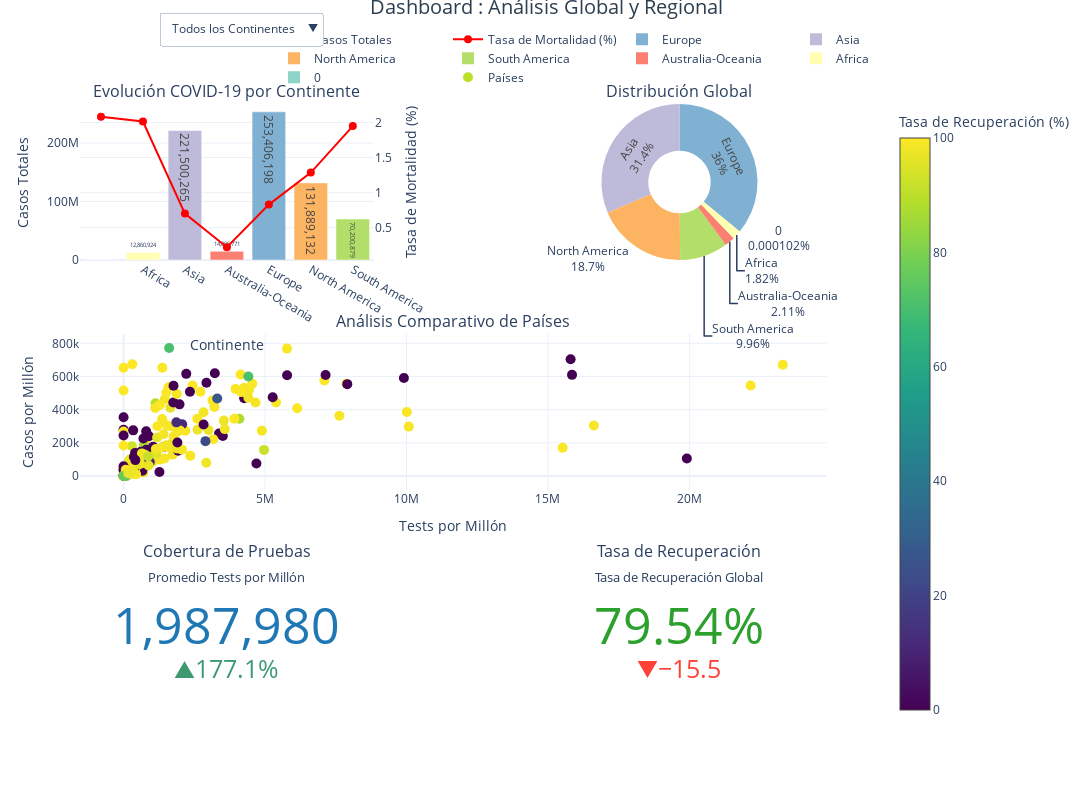

Source (notebook cell):
### Markdown cell above
# Dashboard COVID-19: Recuperación vs Mortalidad

## Descripción General
Dashboard interactivo que visualiza la relación entre casos recuperados y fallecimientos por COVID-19, con múltiples niveles de análisis.

## Visualizaciones Principales

### 1. Comparación de Recuperación y Mortalidad
- Gráfico de barras agrupadas
- Top 10 países con más casos
- Barras verdes: Casos recuperados
- Barras rojas: Fallecimientos
- Datos numéricos sobre cada barra

### 2. Distribución Global
- Gráfico circular (donut)
- Distribución porcentual por país
- Leyenda interactiva
- Colores distintivos por país

### 3. Análisis Comparativo
- Gráfico de dispersión
- Eje X: Casos recuperados
- Eje Y: Fallecimientos
- Escala de color: Casos por millón
- Etiquetas de países al pasar el cursor

## Uso del Dashboard

### Interacción
1. Selección de datos por país
2. Visualización de detalles al pasar el cursor
3. Filtrado por categorías
4. Zoom en áreas específicas

### Interpretación
- Comparación directa recuperados vs fallecimientos
- Tendencias por país
- Correlaciones entre variables
- Distribución porcentual de casos

## Datos Mostrados
- Casos recuperados totales
- Número de fallecimientos
- Casos por millón de habitantes
- Distribución por país
- Top 10 países más afectados

## Actualizaciones
- Datos actualizados diariamente
- Métricas calculadas en tiempo real
- Visualización dinámica de tendencias

### Code cell
def crear_dashboard_multinivel():
    # Create main figure with subplots
    fig = make_subplots(
        rows=3, cols=2,
        specs=[[{"secondary_y": True}, {"type": "domain"}],
               [{"colspan": 2}, None],
               [{"type": "indicator"}, {"type": "indicator"}]],
        subplot_titles=("Evolución COVID-19 por Continente", "Distribución Global",
                       "Análisis Comparativo de Países",
                       "Cobertura de Pruebas", "Tasa de Recuperación"),
        vertical_spacing=0.12
    )

    # Prepare aggregated data
    datos_continente = df.groupby('continent').agg({
        'cases': 'sum',
        'deaths': 'sum',
        'recovered': 'sum',
        'active': 'sum',
        'population': 'sum',
        'testsPerOneMillion': 'mean'
    }).reset_index()

    datos_continente['mortality_rate'] = (datos_continente['deaths'] / datos_continente['cases'] * 100)
    datos_continente['recovery_rate'] = (datos_continente['recovered'] / datos_continente['cases'] * 100)

    # Global View - Enhanced bar chart with mortality line
    fig.add_trace(
        go.Bar(
            name='Casos Totales',
            x=datos_continente['continent'],
            y=datos_continente['cases'],
            text=datos_continente['cases'].apply(lambda x: f'{x:,.0f}'),
            textposition='auto',
            marker_color=px.colors.qualitative.Set3,
            customdata=np.stack((
                datos_continente['deaths'],
                datos_continente['recovered'],
                datos_continente['active'],
                datos_continente['recovery_rate']
            ), axis=-1),
            hovertemplate=(
                "<b>%{x}</b><br>" +
                "Casos: %{y:,.0f}<br>" +
                "Muertes: %{customdata[0]:,.0f}<br>" +
                "Recuperados: %{customdata[1]:,.0f}<br>" +
                "Activos: %{customdata[2]:,.0f}<br>" +
                "Tasa de Recuperación: %{customdata[3]:.1f}%<br>" +
                "<extra></extra>"
            ),
            visible=True
        ),
        row=1, col=1
    )

    # Add mortality rate line
    fig.add_trace(
        go.Scatter(
            name='Tasa de Mortalidad (%)',
            x=datos_continente['continent'],
            y=datos_continente['mortality_rate'],
            mode='lines+markers',
            line=dict(color='red', width=2),
            marker=dict(size=8),
            visible=True
        ),
        secondary_y=True,
        row=1, col=1
    )

    # Add donut chart
    fig.add_trace(
        go.Pie(
            labels=datos_continente['continent'],
            values=datos_continente['cases'],
            hole=0.4,
            textinfo='label+percent',
            marker=dict(colors=px.colors.qualitative.Set3),
            visible=True
        ),
        row=1, col=2
    )

    # Enhanced scatter plot
    fig.add_trace(
        go.Scatter(
            name='Países',
            x=df['testsPerOneMillion'],
            y=df['casesPerOneMillion'],
            mode='markers',
            marker=dict(
                size=10,
                color=df['recovered'].div(df['cases']).multiply(100),
                colorscale='Viridis',
                showscale=True,
                colorbar=dict(title='Tasa de Recuperación (%)')
            ),
            text=df['country'],
            customdata=np.stack((
                df['deaths'],
                df['recovered'],
                df['active'],
                df['critical'],
                df['recovered'].div(df['cases']).multiply(100)
            ), axis=-1),
            hovertemplate=(
                "<b>%{text}</b><br>" +
                "Tests/Millón: %{x:,.0f}<br>" +
                "Casos/Millón: %{y:,.0f}<br>" +
                "Muertes: %{customdata[0]:,.0f}<br>" +
                "Recuperados: %{customdata[1]:,.0f}<br>" +
                "Activos: %{customdata[2]:,.0f}<br>" +
                "Críticos: %{customdata[3]:,.0f}<br>" +
                "Tasa de Recuperación: %{customdata[4]:.1f}%<br>" +
                "<extra></extra>"
            ),
            visible=True
        ),
        row=2, col=1
    )

    # Enhanced Indicators
    fig.add_trace(
        go.Indicator(
            mode="number+delta",
            value=df['testsPerOneMillion'].mean(),
            title={'text': "Promedio Tests por Millón"},
            delta={'reference': df['testsPerOneMillion'].median(),
                   'relative': True,
                   'valueformat': '.1%'},
            number={'font': {'size': 50, 'color': '#1f77b4'},
                    'valueformat': ",.0f"},
            visible=True
        ),
        row=3, col=1
    )

    fig.add_trace(
        go.Indicator(
            mode="number+delta",
            value=(df['recovered'].sum() / df['cases'].sum() * 100),
            title={'text': "Tasa de Recuperación Global"},
            number={'suffix': "%",
                    'font': {'size': 50, 'color': '#2ca02c'},
                    'valueformat': ".2f"},
            delta={'reference': 95,
                   'relative': False},
            visible=True
        ),
        row=3, col=2
    )

    # Add continent selector menu
    buttons = [dict(
        args=[{
            "x": [datos_continente['continent'], datos_continente['continent']],
            "y": [datos_continente['cases'], datos_continente['mortality_rate']],
            "visible": [True] * len(fig.data)
        }],
        label="Todos los Continentes",
        method="update"
    )]

    for continent in datos_continente['continent'].unique():
        continent_data = datos_continente[datos_continente['continent'] == continent]
        buttons.append(dict(
            args=[{
                "x": [[continent], [continent]],
                "y": [[continent_data['cases'].values[0]], [continent_data['mortality_rate'].values[0]]],
                "visible": [True] * len(fig.data)
            }],
            label=continent,
            method="update"
        ))

    # Update layout
    fig.update_layout(
        updatemenus=[{
            "buttons": buttons,
            "direction": "down",
            "showactive": True,
            "x": 0.1,
            "y": 1.15,
            "xanchor": "left",
            "yanchor": "top",
            "bgcolor": "white",
            "font": {"size": 12}
        }],
        title={
            'text': 'Dashboard : Análisis Global y Regional',
            'y':1.0,
            'x':0.5,
            'xanchor': 'center',
            'yanchor': 'top',
            'font': dict(size=20, color='#2c3e50')
        },
        height=800,
        width=1150,
        template='plotly_white',
        showlegend=True,
        legend=dict(
            orientation="h",
            yanchor="bottom",
            y=1.02,
            xanchor="right",
            x=1,
            bgcolor='rgba(255, 255, 255, 0.8)'
        ),
        hoverlabel=dict(
            bgcolor="white",
            font_size=12,
            font_family="Arial"
        )
    )

    # Update axes labels
    fig.update_xaxes(title_text="Continente", row=1, col=1)
    fig.update_yaxes(title_text="Casos Totales", row=1, col=1)
    fig.update_yaxes(title_text="Tasa de Mortalidad (%)", secondary_y=True, row=1, col=1)
    fig.update_xaxes(title_text="Tests por Millón", row=2, col=1)
    fig.update_yaxes(title_text="Casos por Millón", row=2, col=1)

    return fig

# Generate dashboard
dashboard = crear_dashboard_multinivel()
dashboard.show()

### Figure 1 — Plotly figure (JSON) as saved in the notebook; plotly's stock layout.template omitted (floating-point values rounded to 4 significant figures; data arrays with more than 128 entries replaced by an {"elided": "..."} marker saying what was removed)
{"data": [{"customdata": [[15, 706, 0, 97.92], [258892, 9211514, 3390518, 71.62], [1553662, 108524029, 111422574, 48.99], [33015, 14615509, 247247, 98.12], [2101824, 235797174, 15507200, 93.05], [1695941, 126483239, 3709952, 95.9], [1367332, 65935495, 2898052, 93.92]], "hovertemplate": "<b>%{x}</b><br>Casos: %{y:,.0f}<br>Muertes: %{customdata[0]:,.0f}<br>Recuperados: %{customdata[1]:,.0f}<br>Activos: %{customdata[2]:,.0f}<br>Tasa de Recuperación: %{customdata[3]:.1f}%<br><extra></extra>", "marker": {"color": ["rgb(141,211,199)", "rgb(255,255,179)", "rgb(190,186,218)", "rgb(251,128,114)", "rgb(128,177,211)", "rgb(253,180,98)", "rgb(179,222,105)", "rgb(252,205,229)", "rgb(217,217,217)", "rgb(188,128,189)", "rgb(204,235,197)", "rgb(255,237,111)"]}, "name": "Casos Totales", "text": ["721", "12,860,924", "221,500,265", "14,895,771", "253,406,198", "131,889,132", "70,200,879"], "textposition": "auto", "type": "bar", "visible": true, "x": ["", "Africa", "Asia", "Australia-Oceania", "Europe", "North America", "South America"], "xaxis": "x", "y": [721, 12860924, 221500265, 14895771, 253406198, 131889132, 70200879], "yaxis": "y"}, {"line": {"color": "red", "width": 2}, "marker": {"size": 8}, "mode": "lines+markers", "name": "Tasa de Mortalidad (%)", "type": "scatter", "visible": true, "x": ["", "Africa", "Asia", "Australia-Oceania", "Europe", "North America", "South America"], "xaxis": "x", "y": [2.08, 2.013, 0.7014, 0.2216, 0.8294, 1.286, 1.948], "yaxis": "y2"}, {"domain": {"x": [0.57, 0.94], "y": [0.7467, 1]}, "hole": 0.4, "labels": ["", "Africa", "Asia", "Australia-Oceania", "Europe", "North America", "South America"], "marker": {"colors": ["rgb(141,211,199)", "rgb(255,255,179)", "rgb(190,186,218)", "rgb(251,128,114)", "rgb(128,177,211)", "rgb(253,180,98)", "rgb(179,222,105)", "rgb(252,205,229)", "rgb(217,217,217)", "rgb(188,128,189)", "rgb(204,235,197)", "rgb(255,237,111)"]}, "textinfo": "label+percent", "type": "pie", "values": [721, 12860924, 221500265, 14895771, 253406198, 131889132, 70200879], "visible": true}, {"customdata": {"elided": "231x5 float values"}, "hovertemplate": "<b>%{text}</b><br>Tests/Millón: %{x:,.0f}<br>Casos/Millón: %{y:,.0f}<br>Muertes: %{customdata[0]:,.0f}<br>Recuperados: %{customdata[1]:,.0f}<br>Activos: %{customdata[2]:,.0f}<br>Críticos: %{customdata[3]:,.0f}<br>Tasa de Recuperación: %{customdata[4]:.1f}%<br><extra></extra>", "marker": {"color": {"elided": "231 float values"}, "colorbar": {"title": {"text": "Tasa de Recuperación (%)"}}, "colorscale": [[0, "#440154"], [0.1111, "#482878"], [0.2222, "#3e4989"], [0.3333, "#31688e"], [0.4444, "#26828e"], [0.5556, "#1f9e89"], [0.6667, "#35b779"], [0.7778, "#6ece58"], [0.8889, "#b5de2b"], [1, "#fde725"]], "showscale": true, "size": 10}, "mode": "markers", "name": "Países", "text": {"elided": "231 str values"}, "type": "scatter", "visible": true, "x": {"elided": "231 int values"}, "xaxis": "x2", "y": {"elided": "231 int values"}, "yaxis": "y3"}, {"delta": {"reference": 717380, "relative": true, "valueformat": ".1%"}, "domain": {"x": [0, 0.37], "y": [0, 0.2533]}, "mode": "number+delta", "number": {"font": {"color": "#1f77b4", "size": 50}, "valueformat": ",.0f"}, "title": {"text": "Promedio Tests por Millón"}, "type": "indicator", "value": 1988000.0, "visible": true}, {"delta": {"reference": 95, "relative": false}, "domain": {"x": [0.57, 0.94], "y": [0, 0.2533]}, "mode": "number+delta", "number": {"font": {"color": "#2ca02c", "size": 50}, "suffix": "%", "valueformat": ".2f"}, "title": {"text": "Tasa de Recuperación Global"}, "type": "indicator", "value": 79.54, "visible": true}], "layout": {"annotations": [{"font": {"size": 16}, "showarrow": false, "text": "Evolución COVID-19 por Continente", "x": 0.185, "xanchor": "center", "xref": "paper", "y": 1, "yanchor": "bottom", "yref": "paper"}, {"font": {"size": 16}, "showarrow": false, "text": "Distribución Global", "x": 0.755, "xanchor": "center", "xref": "paper", "y": 1, "yanchor": "bottom", "yref": "paper"}, {"font": {"size": 16}, "showarrow": false, "text": "Análisis Comparativo de Países", "x": 0.47, "xanchor": "center", "xref": "paper", "y": 0.6267, "yanchor": "bottom", "yref": "paper"}, {"font": {"size": 16}, "showarrow": false, "text": "Cobertura de Pruebas", "x": 0.185, "xanchor": "center", "xref": "paper", "y": 0.2533, "yanchor": "bottom", "yref": "paper"}, {"font": {"size": 16}, "showarrow": false, "text": "Tasa de Recuperación", "x": 0.755, "xanchor": "center", "xref": "paper", "y": 0.2533, "yanchor": "bottom", "yref": "paper"}], "height": 800, "hoverlabel": {"bgcolor": "white", "font": {"family": "Arial", "size": 12}}, "legend": {"bgcolor": "rgba(255, 255, 255, 0.8)", "orientation": "h", "x": 1, "xanchor": "right", "y": 1.02, "yanchor": "bottom"}, "showlegend": true, "title": {"font": {"color": "#2c3e50", "size": 20}, "text": "Dashboard : Análisis Global y Regional", "x": 0.5, "xanchor": "center", "y": 1, "yanchor": "top"}, "updatemenus": [{"bgcolor": "white", "buttons": [{"args": [{"visible": [true, true, true, true, true, true], "x": [["", "Africa", "Asia", "Australia-Oceania", "Europe", "North America", "South America"], ["", "Africa", "Asia", "Australia-Oceania", "Europe", "North America", "South America"]], "y": [[721, 12860924, 221500265, 14895771, 253406198, 131889132, 70200879], [2.08, 2.013, 0.7014, 0.2216, 0.8294, 1.286, 1.948]]}], "label": "Todos los Continentes", "method": "update"}, {"args": [{"visible": [true, true, true, true, true, true], "x": [[""], [""]], "y": [[721], [2.08]]}], "label": "", "method": "update"}, {"args": [{"visible": [true, true, true, true, true, true], "x": [["Africa"], ["Africa"]], "y": [[12860924], [2.013]]}], "label": "Africa", "method": "update"}, {"args": [{"visible": [true, true, true, true, true, true], "x": [["Asia"], ["Asia"]], "y": [[221500265], [0.7014]]}], "label": "Asia", "method": "update"}, {"args": [{"visible": [true, true, true, true, true, true], "x": [["Australia-Oceania"], ["Australia-Oceania"]], "y": [[14895771], [0.2216]]}], "label": "Australia-Oceania", "method": "update"}, {"args": [{"visible": [true, true, true, true, true, true], "x": [["Europe"], ["Europe"]], "y": [[253406198], [0.8294]]}], "label": "Europe", "method": "update"}, {"args": [{"visible": [true, true, true, true, true, true], "x": [["North America"], ["North America"]], "y": [[131889132], [1.286]]}], "label": "North America", "method": "update"}, {"args": [{"visible": [true, true, true, true, true, true], "x": [["South America"], ["South America"]], "y": [[70200879], [1.948]]}], "label": "South America", "method": "update"}], "direction": "down", "font": {"size": 12}, "showactive": true, "x": 0.1, "xanchor": "left", "y": 1.15, "yanchor": "top"}], "width": 1150, "xaxis": {"anchor": "y", "domain": [0, 0.37], "title": {"text": "Continente"}}, "xaxis2": {"anchor": "y3", "domain": [0, 0.94], "title": {"text": "Tests por Millón"}}, "yaxis": {"anchor": "x", "domain": [0.7467, 1], "title": {"text": "Casos Totales"}}, "yaxis2": {"anchor": "x", "overlaying": "y", "side": "right", "title": {"text": "Tasa de Mortalidad (%)"}}, "yaxis3": {"anchor": "x2", "domain": [0.3733, 0.6267], "title": {"text": "Casos por Millón"}}}}
